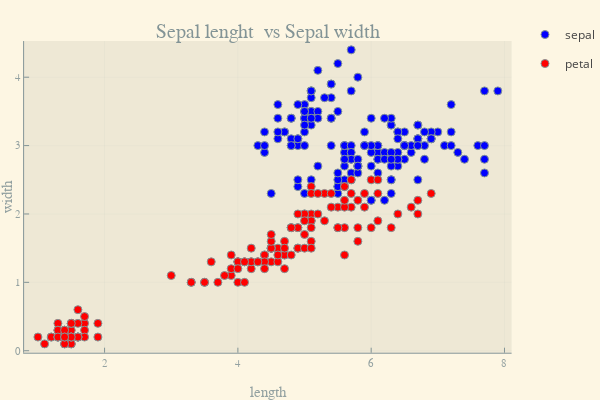

The code cell stored with this chart in its notebook:
### Markdown cell above
Comparing length vs width of the sepal and petal

### Code cell
begin
    scatter(title="Sepal lenght  vs Sepal width", xlabel="length", ylabel="width",
        df.SepalLength, df.SepalWidth, color="blue", label="sepal")
    scatter!(df.PetalLength, df.PetalWidth, color="red", label="petal")
end

### Figure 1 — Plotly figure (JSON) as saved in the notebook; plotly's stock layout.template omitted (floating-point values rounded to 4 significant figures; data arrays with more than 128 entries replaced by an {"elided": "..."} marker saying what was removed)
{"data": [{"colorbar": {"title": ""}, "legendgroup": "sepal", "marker": {"color": "rgba(0, 0, 255, 1.000)", "line": {"color": "rgba(131, 148, 150, 1.000)", "width": 1}, "size": 8, "symbol": "circle"}, "mode": "markers", "name": "sepal", "showlegend": true, "type": "scatter", "x": {"elided": "150 float values"}, "xaxis": "x", "y": {"elided": "150 float values"}, "yaxis": "y", "zmax": null, "zmin": null}, {"colorbar": {"title": ""}, "legendgroup": "petal", "marker": {"color": "rgba(255, 0, 0, 1.000)", "line": {"color": "rgba(131, 148, 150, 1.000)", "width": 1}, "size": 8, "symbol": "circle"}, "mode": "markers", "name": "petal", "showlegend": true, "type": "scatter", "x": {"elided": "150 float values"}, "xaxis": "x", "y": {"elided": "150 float values"}, "yaxis": "y", "zmax": null, "zmin": null}], "layout": {"annotations": [{"font": {"color": "rgba(131, 148, 150, 1.000)", "family": "sans-serif", "size": 20}, "rotation": 0, "showarrow": false, "text": "Sepal lenght  vs Sepal width", "x": 0.5201, "xanchor": "center", "xref": "paper", "y": 1, "yanchor": "top", "yref": "paper"}], "height": 400, "legend_position": {"bgcolor": "rgba(253, 246, 227, 1.000)", "bordercolor": "rgba(147, 161, 161, 1.000)", "borderwidth": 1, "font": {"color": "rgba(131, 148, 150, 1.000)", "family": "sans-serif", "size": 11}, "title": {"font": {"color": "rgba(131, 148, 150, 1.000)", "family": "sans-serif", "size": 15}, "text": ""}, "tracegroupgap": 0, "traceorder": "normal", "x": 1, "xanchor": "auto", "y": 1, "yanchor": "auto"}, "margin": {"b": 20, "l": 0, "r": 0, "t": 20}, "paper_bgcolor": "rgba(253, 246, 227, 1.000)", "plot_bgcolor": "rgba(238, 232, 213, 1.000)", "showlegend": true, "width": 600, "xaxis": {"anchor": "y", "domain": [0.04684, 0.9934], "gridcolor": "rgba(131, 148, 150, 0.100)", "gridwidth": 0.5, "linecolor": "rgba(131, 148, 150, 1.000)", "mirror": false, "range": [0.793, 8.107], "showgrid": true, "showline": true, "showticklabels": true, "tickangle": 0, "tickcolor": "rgb(131, 148, 150)", "tickfont": {"color": "rgba(147, 161, 161, 1.000)", "family": "sans-serif", "size": 11}, "tickmode": "array", "ticks": "inside", "ticktext": ["2", "4", "6", "8"], "tickvals": [2, 4, 6, 8], "title": "length", "titlefont": {"color": "rgba(147, 161, 161, 1.000)", "family": "sans-serif", "size": 15}, "type": "-", "visible": true, "zeroline": false, "zerolinecolor": "rgba(131, 148, 150, 1.000)"}, "yaxis": {"anchor": "x", "domain": [0.07581, 0.9415], "gridcolor": "rgba(131, 148, 150, 0.100)", "gridwidth": 0.5, "linecolor": "rgba(131, 148, 150, 1.000)", "mirror": false, "range": [-0.029, 4.529], "showgrid": true, "showline": true, "showticklabels": true, "tickangle": 0, "tickcolor": "rgb(131, 148, 150)", "tickfont": {"color": "rgba(147, 161, 161, 1.000)", "family": "sans-serif", "size": 11}, "tickmode": "array", "ticks": "inside", "ticktext": ["0", "1", "2", "3", "4"], "tickvals": [0, 1, 2, 3, 4], "title": "width", "titlefont": {"color": "rgba(147, 161, 161, 1.000)", "family": "sans-serif", "size": 15}, "type": "-", "visible": true, "zeroline": false, "zerolinecolor": "rgba(131, 148, 150, 1.000)"}}}
